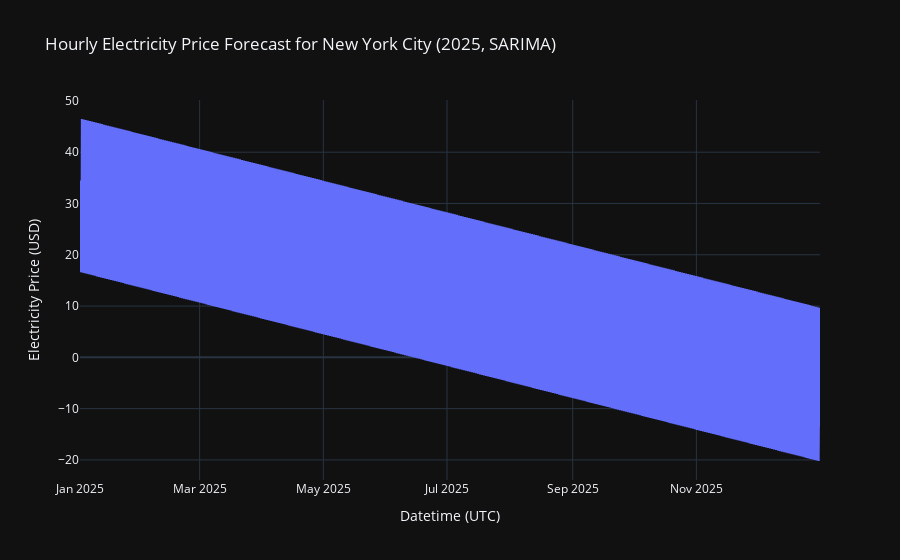
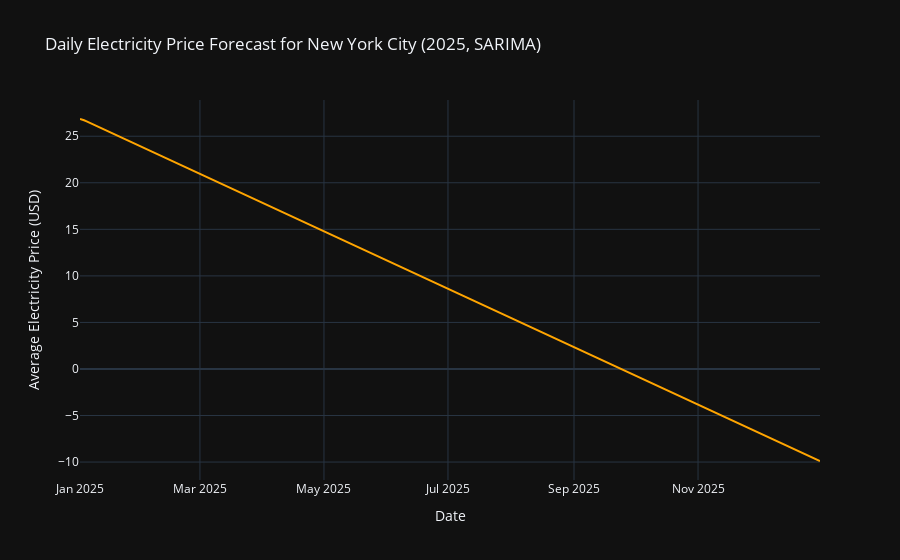
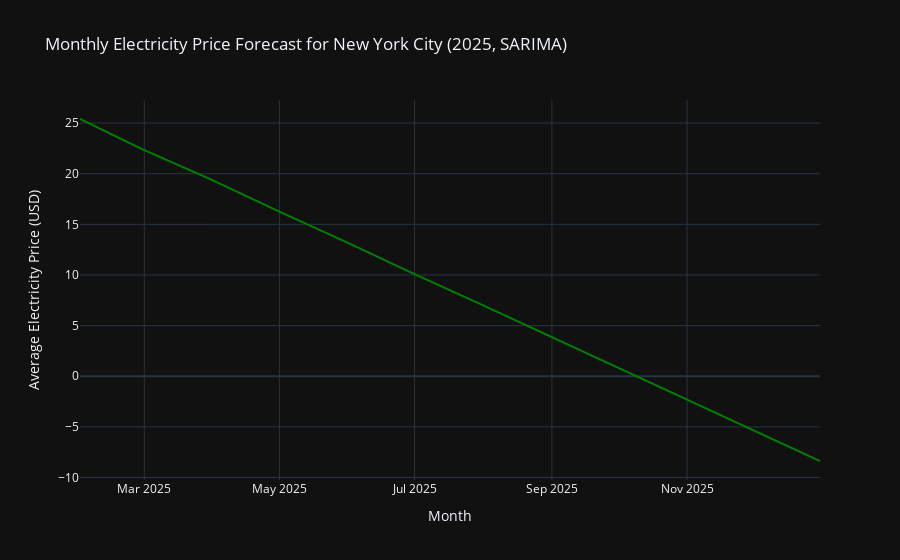

Here is the notebook cell these charts were saved with, in order:
### Code cell
import plotly.graph_objects as go

# Hourly Forecast Plot
fig_hourly = go.Figure()
fig_hourly.add_trace(go.Scatter(
    x=forecast_df.index,
    y=forecast_df['Forecasted Price'],  # Ensure this matches the column name in your DataFrame
    mode='lines',
    name='Hourly Forecast'
))
fig_hourly.update_layout(
    title='Hourly Electricity Price Forecast for New York City (2025, SARIMA)',
    xaxis_title='Datetime (UTC)',
    yaxis_title='Electricity Price (USD)',
    template='plotly_dark',
    legend=dict(x=0, y=1)
)
fig_hourly.show()

# Daily Forecast Plot
daily_forecast = forecast_df.resample('D').mean()
fig_daily = go.Figure()
fig_daily.add_trace(go.Scatter(
    x=daily_forecast.index,
    y=daily_forecast['Forecasted Price'],
    mode='lines',
    name='Daily Forecast',
    line=dict(color='orange')
))
fig_daily.update_layout(
    title='Daily Electricity Price Forecast for New York City (2025, SARIMA)',
    xaxis_title='Date',
    yaxis_title='Average Electricity Price (USD)',
    template='plotly_dark',
    legend=dict(x=0, y=1)
)
fig_daily.show()

# Monthly Forecast Plot
monthly_forecast = forecast_df.resample('M').mean()
fig_monthly = go.Figure()
fig_monthly.add_trace(go.Scatter(
    x=monthly_forecast.index,
    y=monthly_forecast['Forecasted Price'],
    mode='lines',
    name='Monthly Forecast',
    line=dict(color='green')
))
fig_monthly.update_layout(
    title='Monthly Electricity Price Forecast for New York City (2025, SARIMA)',
    xaxis_title='Month',
    yaxis_title='Average Electricity Price (USD)',
    template='plotly_dark',
    legend=dict(x=0, y=1)
)
fig_monthly.show()

### Figure 1 — Plotly figure (JSON) as saved in the notebook; plotly's stock layout.template omitted (floating-point values rounded to 4 significant figures; data arrays with more than 128 entries replaced by an {"elided": "..."} marker saying what was removed)
{"data": [{"mode": "lines", "name": "Hourly Forecast", "type": "scatter", "x": {"elided": "8760 str values"}, "y": {"elided": "8760 float values"}}], "layout": {"legend": {"x": 0, "y": 1}, "title": {"text": "Hourly Electricity Price Forecast for New York City (2025, SARIMA)"}, "xaxis": {"title": {"text": "Datetime (UTC)"}}, "yaxis": {"title": {"text": "Electricity Price (USD)"}}}}

### Figure 2 — Plotly figure (JSON) as saved in the notebook; plotly's stock layout.template omitted (floating-point values rounded to 4 significant figures; data arrays with more than 128 entries replaced by an {"elided": "..."} marker saying what was removed)
{"data": [{"line": {"color": "orange"}, "mode": "lines", "name": "Daily Forecast", "type": "scatter", "x": {"elided": "365 str values"}, "y": {"elided": "365 float values"}}], "layout": {"legend": {"x": 0, "y": 1}, "title": {"text": "Daily Electricity Price Forecast for New York City (2025, SARIMA)"}, "xaxis": {"title": {"text": "Date"}}, "yaxis": {"title": {"text": "Average Electricity Price (USD)"}}}}

### Figure 3 — Plotly figure (JSON) as saved in the notebook; plotly's stock layout.template omitted (floating-point values rounded to 4 significant figures)
{"data": [{"line": {"color": "green"}, "mode": "lines", "name": "Monthly Forecast", "type": "scatter", "x": ["2025-01-31T00:00:00", "2025-02-28T00:00:00", "2025-03-31T00:00:00", "2025-04-30T00:00:00", "2025-05-31T00:00:00", "2025-06-30T00:00:00", "2025-07-31T00:00:00", "2025-08-31T00:00:00", "2025-09-30T00:00:00", "2025-10-31T00:00:00", "2025-11-30T00:00:00", "2025-12-31T00:00:00"], "y": [25.4, 22.42, 19.44, 16.35, 13.27, 10.19, 7.101, 3.967, 0.8826, -2.201, -5.285, -8.37]}], "layout": {"legend": {"x": 0, "y": 1}, "title": {"text": "Monthly Electricity Price Forecast for New York City (2025, SARIMA)"}, "xaxis": {"title": {"text": "Month"}}, "yaxis": {"title": {"text": "Average Electricity Price (USD)"}}}}
